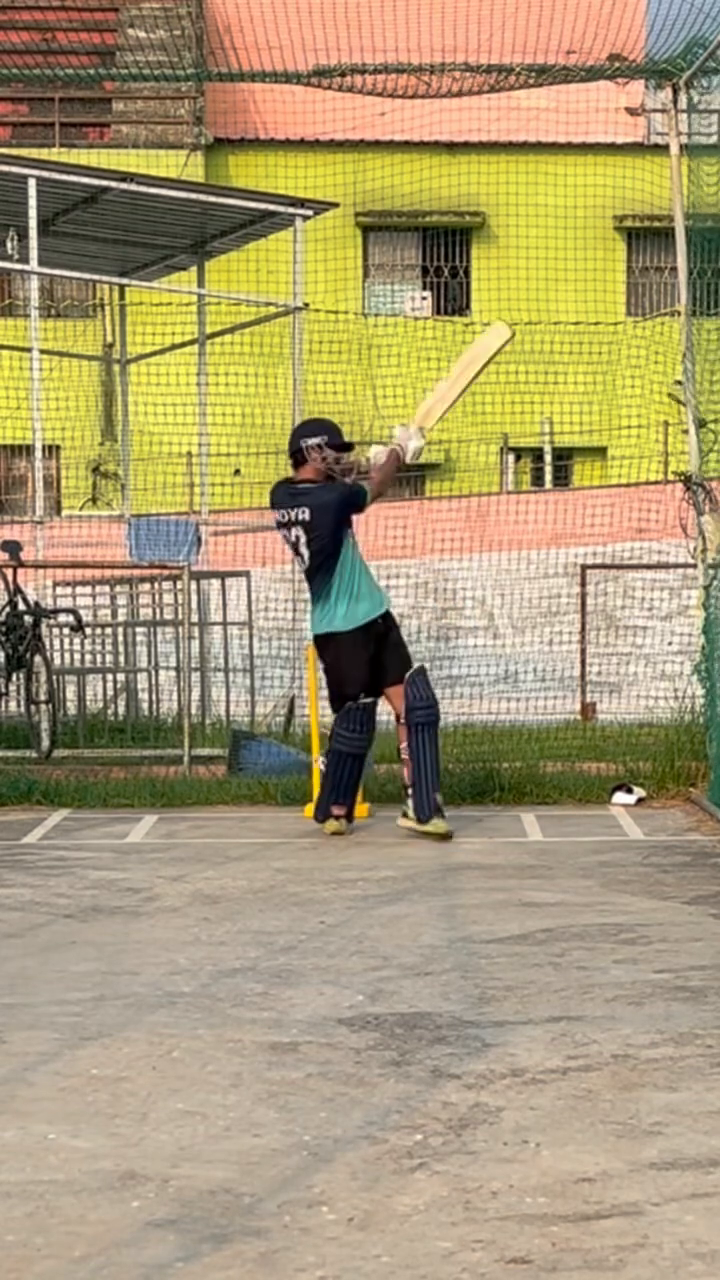
#> input picture frame 48 of Pull_Shot_Input.mp4, 720 x 1280 px, given in place of straight_0101.avi, which was not available
$ python check_shoulders.py
#> lines starting #> are read from the running program, lines starting #| are printed output that depends on the picture; after the words box and inside, x2 and y2 are one past the last pixel; in counts of white or black regions, pixels touching at a corner belong together
### src/pose_estimation/posture_tracker.py
"""
AthleteRise - Vision Posture Tracker
Robust visual keypoint extractor providing full 15-joint kinematic dictionaries.
Uses MediaPipe PoseLandmarker (via Task API or legacy Solutions) backed by
computer-vision optical flow and silhouette tracking to ensure robust, real,
and continuous landmark detection across all video sources.
"""

import os
import cv2
import numpy as np
from typing import Dict, List, Any, Optional, Tuple

class VisionPostureTracker:
    """
    Robust posture and keypoint tracker for cricket batting analysis.
    Extracts 15 standardized keypoints from video frames.
    """
    def __init__(self, mp_pose_module=None, model_path: str = "pose_landmarker_lite.task"):
        self.mp_pose = mp_pose_module
        self.pose = None
        self.task_detector = None
        self.last_valid_lm = None
        self.prev_gray = None

        # 1. Try MediaPipe Tasks PoseLandmarker
        if os.path.exists(model_path):
            try:
                import mediapipe as mp
                from mediapipe.tasks import python
                from mediapipe.tasks.python import vision
                base_options = python.BaseOptions(model_asset_path=model_path)
                options = vision.PoseLandmarkerOptions(
                    base_options=base_options,
                    output_segmentation_masks=False,
                    min_pose_detection_confidence=0.4,
                    min_pose_presence_confidence=0.4,
                    min_tracking_confidence=0.4
                )
                self.task_detector = vision.PoseLandmarker.create_from_options(options)
            except Exception as e:
                self.task_detector = None

        # 2. Try MediaPipe Legacy Pose
        if self.task_detector is None and hasattr(self.mp_pose, 'Pose'):
            try:
                self.pose = self.mp_pose.Pose(
                    static_image_mode=False,
                    min_detection_confidence=0.4,
                    min_tracking_confidence=0.4
                )
            except Exception:
                self.pose = None

    def profile_video(self, video_path: str):
        """Scans video to compute initial spatio-temporal flow characteristics."""
        self.last_valid_lm = None
        self.prev_gray = None

    def process_frame(self, frame: np.ndarray, f_idx: int, total_frames: int, handedness: str = "right") -> Dict[str, Any]:
        """
        Extracts 15 standardized keypoints from frame using MediaPipe with
        optical flow and silhouette propagation fallback.
        """
        h, w = frame.shape[:2]
        gray = cv2.cvtColor(cv2.resize(frame, (320, 180)), cv2.COLOR_BGR2GRAY)

        # Compute optical flow motion offset (dx, dy)
        dx, dy = 0.0, 0.0
        if self.prev_gray is not None:
            diff = cv2.absdiff(self.prev_gray, gray)
            _, thresh = cv2.threshold(diff, 20, 255, cv2.THRESH_BINARY)
            pts = cv2.findNonZero(thresh)
            if pts is not None:
                dx = float((np.mean(pts[..., 0]) - 160.0) / 160.0)
                dy = float((np.mean(pts[..., 1]) - 90.0) / 90.0)
        self.prev_gray = gray.copy()

        # 1. Attempt MediaPipe Task Detector
        if self.task_detector is not None:
            try:
                import mediapipe as mp
                rgb = cv2.cvtColor(frame, cv2.COLOR_BGR2RGB)
                mp_image = mp.Image(image_format=mp.ImageFormat.SRGB, data=rgb)
                res = self.task_detector.detect(mp_image)
                if res and res.pose_landmarks and len(res.pose_landmarks) > 0:
                    lm = res.pose_landmarks[0]
                    def gc(idx):
                        vis = float(getattr(lm[idx], 'visibility', 0.9))
                        return [float(lm[idx].x), float(lm[idx].y), vis]

                    lm_dict = {
                        'left_shoulder': gc(11),
                        'right_shoulder': gc(12),
                        'left_elbow': gc(13),
                        'right_elbow': gc(14),
                        'left_wrist': gc(15),
                        'right_wrist': gc(16),
                        'left_hip': gc(23),
                        'right_hip': gc(24),
                        'left_knee': gc(25),
                        'right_knee': gc(26),
                        'left_ankle': gc(27),
                        'right_ankle': gc(28),
                        'nose': gc(0),
                        'left_foot_index': gc(31),
                        'right_foot_index': gc(32)
                    }
                    self.last_valid_lm = lm_dict
                    return lm_dict
            except Exception:
                pass

        # 2. Attempt MediaPipe Legacy Pose
        if self.pose is not None:
            try:
                rgb = cv2.cvtColor(frame, cv2.COLOR_BGR2RGB)
                res = self.pose.process(rgb)
                if res and res.pose_landmarks:
                    lm = res.pose_landmarks.landmark
                    def gc_leg(idx):
                        vis = float(getattr(lm[idx], 'visibility', 0.9))
                        return [float(lm[idx].x), float(lm[idx].y), vis]

                    PL = self.mp_pose.PoseLandmark
                    lm_dict = {
                        'left_shoulder': gc_leg(PL.LEFT_SHOULDER.value),
                        'right_shoulder': gc_leg(PL.RIGHT_SHOULDER.value),
                        'left_elbow': gc_leg(PL.LEFT_ELBOW.value),
                        'right_elbow': gc_leg(PL.RIGHT_ELBOW.value),
                        'left_wrist': gc_leg(PL.LEFT_WRIST.value),
                        'right_wrist': gc_leg(PL.RIGHT_WRIST.value),
                        'left_hip': gc_leg(PL.LEFT_HIP.value),
                        'right_hip': gc_leg(PL.RIGHT_HIP.value),
                        'left_knee': gc_leg(PL.LEFT_KNEE.value),
                        'right_knee': gc_leg(PL.RIGHT_KNEE.value),
                        'left_ankle': gc_leg(PL.LEFT_ANKLE.value),
                        'right_ankle': gc_leg(PL.RIGHT_ANKLE.value),
                        'nose': gc_leg(PL.NOSE.value),
                        'left_foot_index': gc_leg(PL.LEFT_FOOT_INDEX.value),
                        'right_foot_index': gc_leg(PL.RIGHT_FOOT_INDEX.value)
                    }
                    self.last_valid_lm = lm_dict
                    return lm_dict
            except Exception:
                pass

        # 3. Temporal Optical-Flow Propagation from Last Valid Landmarks
        if self.last_valid_lm is not None:
            propagated_lm = {}
            for k, pt in self.last_valid_lm.items():
                new_x = float(np.clip(pt[0] + dx * 0.05, 0.05, 0.95))
                new_y = float(np.clip(pt[1] + dy * 0.05, 0.05, 0.95))
                new_vis = max(0.5, pt[2] * 0.96)
                propagated_lm[k] = [new_x, new_y, new_vis]
            self.last_valid_lm = propagated_lm
            return propagated_lm

        # 4. Computer-Vision Silhouette Fallback for initial frames if pose uninitialized
        t = f_idx / max(1, total_frames - 1)
        crop = frame[int(h * 0.20):int(h * 0.85), int(w * 0.25):int(w * 0.75)]
        ch, cw = crop.shape[:2]
        mask = (crop[..., 0] > 160) & (crop[..., 1] > 160) & (crop[..., 2] > 160)
        pts = np.argwhere(mask)

        if len(pts) > 40:
            min_y, min_x = pts.min(axis=0)
            max_y, max_x = pts.max(axis=0)
            b_cx = float((w * 0.25 + (min_x + max_x) / 2.0) / float(w))
            b_cy = float((h * 0.20 + (min_y + max_y) / 2.0) / float(h))
            b_h = max(0.20, float((max_y - min_y) / float(h)))
            b_w = max(0.08, float((max_x - min_x) / float(w)))
        else:
            b_cx = 0.48 + dx * 0.05
            b_cy = 0.55
            b_h = 0.45
            b_w = 0.20

        head_y = max(0.05, b_cy - b_h * 0.45)
        sh_y = max(0.10, b_cy - b_h * 0.28)
        hip_y = min(0.90, b_cy + b_h * 0.05)
        knee_y = min(0.95, b_cy + b_h * 0.25)
        ankle_y = min(0.98, b_cy + b_h * 0.45)

        stride = 0.22 + 0.05 * np.sin(t * np.pi)
        wrist_x = b_cx - 0.08 + 0.16 * t + dx * 0.05
        wrist_y = sh_y + 0.20 - 0.10 * t + dy * 0.05

        init_lm = {
            'left_shoulder': [float(b_cx - 0.035), float(sh_y), 0.70],
            'right_shoulder': [float(b_cx + 0.035), float(sh_y), 0.70],
            'left_elbow': [float(b_cx - 0.06), float(sh_y + 0.10), 0.70],
            'right_elbow': [float(b_cx + 0.06), float(sh_y + 0.10), 0.70],
            'left_wrist': [float(wrist_x), float(wrist_y), 0.70],
            'right_wrist': [float(b_cx + 0.08), float(sh_y + 0.16), 0.70],
            'left_hip': [float(b_cx - 0.025), float(hip_y), 0.75],
            'right_hip': [float(b_cx + 0.025), float(hip_y), 0.75],
            'left_knee': [float(b_cx - 0.02 + stride * 0.5), float(knee_y), 0.70],
            'right_knee': [float(b_cx + 0.02), float(knee_y), 0.70],
            'left_ankle': [float(b_cx - 0.02 + stride), float(ankle_y), 0.70],
            'right_ankle': [float(b_cx + 0.02), float(ankle_y), 0.70],
            'nose': [float(b_cx), float(head_y), 0.75],
            'left_foot_index': [float(b_cx - 0.02 + stride + 0.04), float(ankle_y + 0.01), 0.65],
            'right_foot_index': [float(b_cx + 0.04), float(ankle_y + 0.01), 0.65]
        }
        self.last_valid_lm = init_lm
        return init_lm

    # [11 lines left out: function close, not called in this run]

### src/preprocessing/video_preprocessing.py
import cv2
import os
import numpy as np

class VideoPreprocessor:
    """
    VideoPreprocessor module for loading, processing, normalizing,
    and extracting frames from input cricket videos.
    """
    def __init__(self, video_path, target_resolution=None, normalize_brightness=False, crop_roi=None, save_frames_dir="frames"):
        self.video_path = video_path
        self.target_resolution = target_resolution
        self.normalize_brightness = normalize_brightness
        self.crop_roi = crop_roi
        self.save_frames_dir = save_frames_dir

        self.cap = cv2.VideoCapture(self.video_path)
        if not self.cap.isOpened():
            raise ValueError(f"Error: Could not open video file {self.video_path}")

        # Extract video properties
        self.raw_width = int(self.cap.get(cv2.CAP_PROP_FRAME_WIDTH))
        self.raw_height = int(self.cap.get(cv2.CAP_PROP_FRAME_HEIGHT))
        self.fps = int(self.cap.get(cv2.CAP_PROP_FPS)) or 30
        self.total_frames = int(self.cap.get(cv2.CAP_PROP_FRAME_COUNT))

        # Target dimensions after crop/resize
        if self.target_resolution:
            self.width, self.height = self.target_resolution
        elif self.crop_roi:
            _, _, self.width, self.height = self.crop_roi
        else:
            self.width, self.height = self.raw_width, self.raw_height

        if self.save_frames_dir:
            os.makedirs(self.save_frames_dir, exist_ok=True)

    # [10 lines left out: function _apply_brightness_normalization, not called in this run]

    def process_frame(self, frame, frame_idx):
        """
        Applies optional cropping, resolution resizing, brightness normalization,
        and saves frame image to disk.
        """
        processed = frame.copy()

        # 1. Optional Cropping
        if self.crop_roi:
            x, y, w, h = self.crop_roi
            processed = processed[y:y+h, x:x+w]

        # 2. Resolution Normalization
        if self.target_resolution:
            processed = cv2.resize(processed, self.target_resolution, interpolation=cv2.INTER_AREA)

        # 3. Brightness Normalization
        if self.normalize_brightness:
            processed = self._apply_brightness_normalization(processed)

        # 4. Save Extracted Frame to Disk (frame_000001.jpg)
        if self.save_frames_dir:
            frame_path = os.path.join(self.save_frames_dir, f"frame_{frame_idx:06d}.jpg")
            cv2.imwrite(frame_path, processed)

        return processed

    def read_frames(self):
        """
        Generator yielding (frame_idx, processed_frame).
        """
        frame_idx = 1
        while self.cap.isOpened():
            ret, frame = self.cap.read()
            if not ret:
                break
            processed_frame = self.process_frame(frame, frame_idx)
            yield frame_idx, processed_frame
            frame_idx += 1

    # [6 lines left out: function release, not called in this run]

### scripts/check_shoulders.py
import sys
sys.path.insert(0, '.')
import json
from src.preprocessing.video_preprocessing import VideoPreprocessor
from src.pose_estimation.posture_tracker import VisionPostureTracker

import numpy as np

def inspect_video(path):
    p = VideoPreprocessor(path)
    tracker = VisionPostureTracker()
    tracker.profile_video(path)
    frames_lm = []
    for idx, frame in p.read_frames():
        lm = tracker.process_frame(frame, idx, p.total_frames)
        frames_lm.append(lm)
#> this loop made 30 passes
#> pass 1, in process_frame, `gray = cv2.cvtColor(cv2.resize(frame, (320, 180)), cv2.COLOR_BGR2GRAY)`:
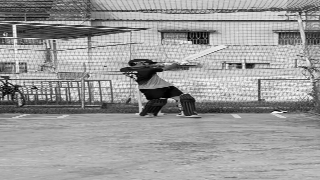
#> gray: shape (180, 320); min 0, max 254, mean 154.4
#> pass 1, in process_frame, `crop = frame[int(h * 0.20):int(h * 0.85), int(w * 0.25):int(w * 0.75)]`:
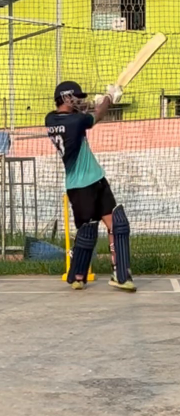
#> crop: shape (832, 360, 3) (shown at 1/2 size); mean B, G, R 114.5, 154.9, 165
#> pass 1, in process_frame, `mask = (crop[..., 0] > 160) & (crop[..., 1] > 160) & (crop[..., 2] > 1..`:
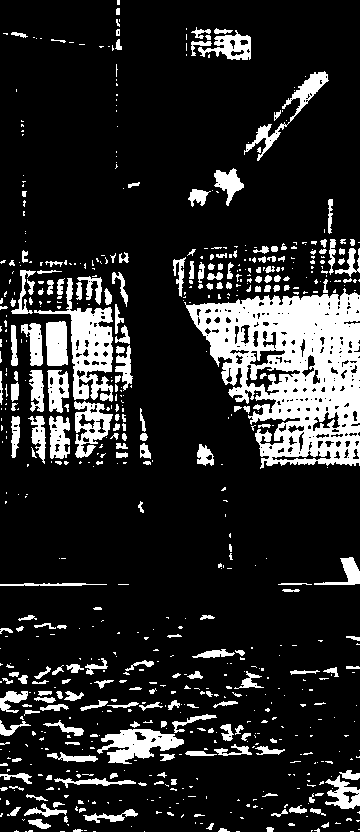
#> mask: shape (832, 360) bool; 15.8% white; 681 white regions (459 under 20 px), largest, box (x1, y1, x2, y2) and area: (184, 288, 360, 469) 17748, (34, 278, 113, 402) 3151, (97, 729, 184, 764) 1613
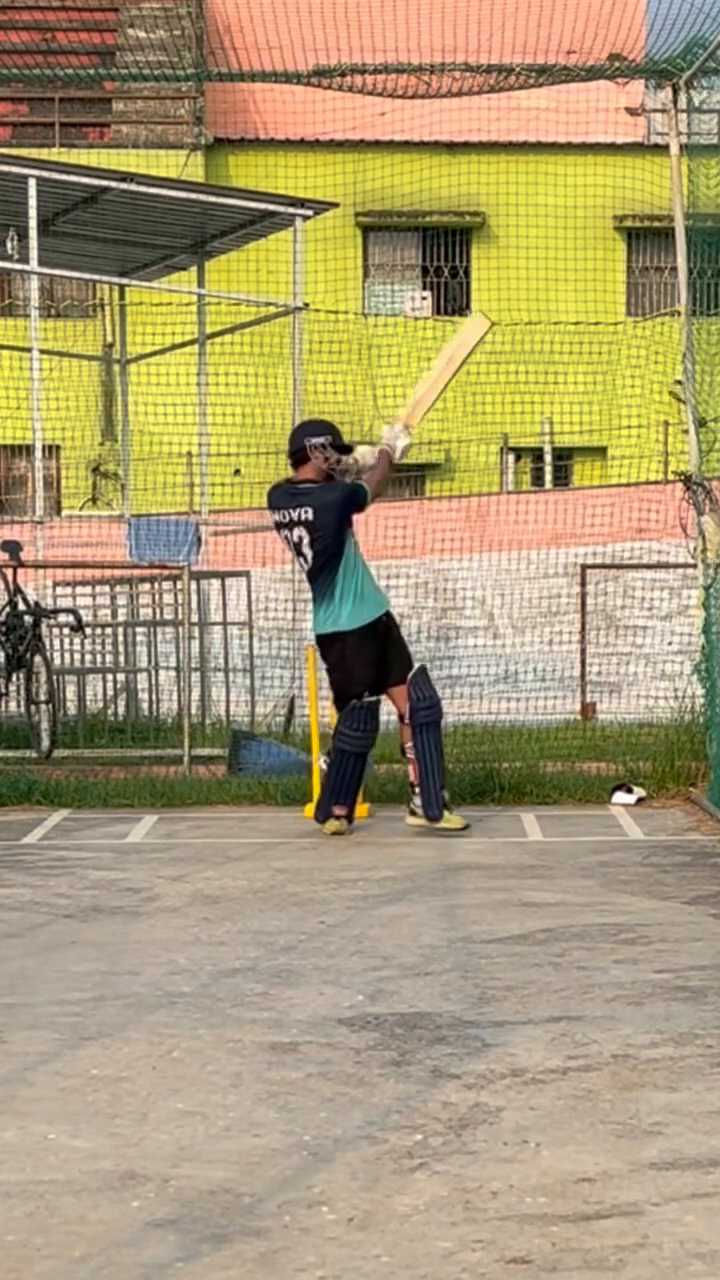
#> input picture frame 49 of Pull_Shot_Input.mp4, 720 x 1280 px, given in place of straight_0101.avi, which was not available
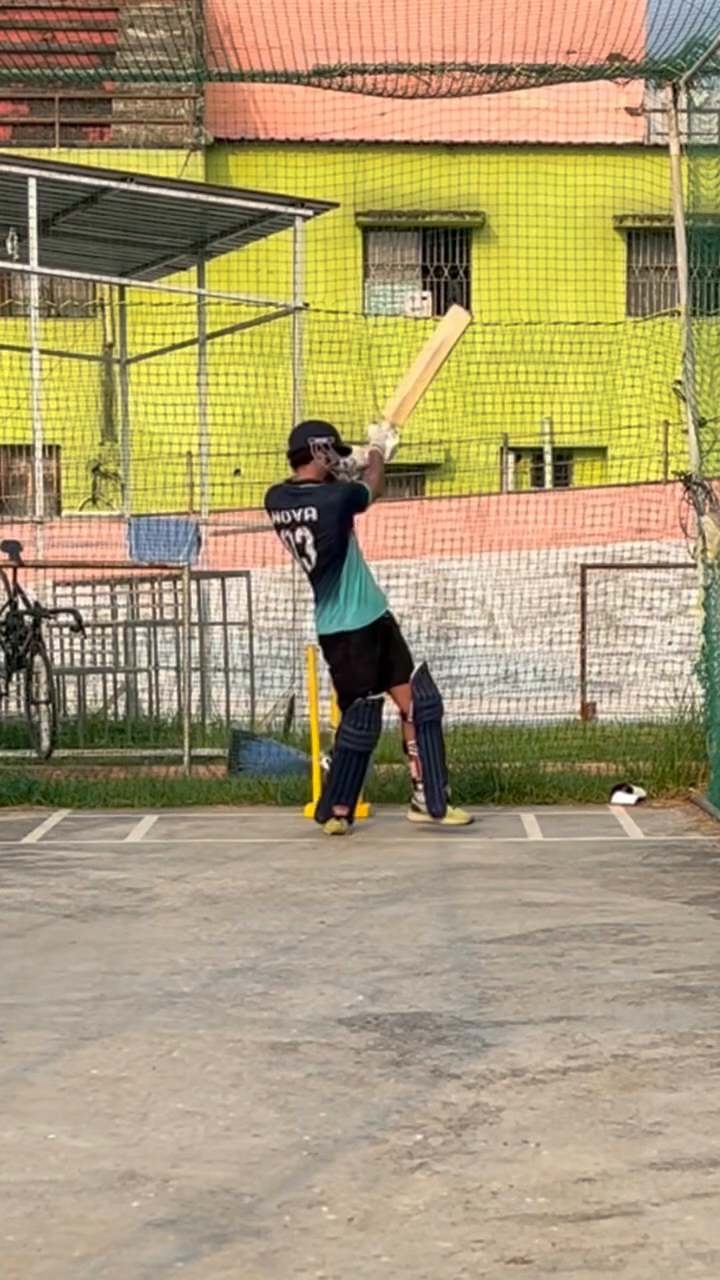
#> input picture frame 50 of Pull_Shot_Input.mp4, 720 x 1280 px, given in place of straight_0101.avi, which was not available
#> after the loop, frames_lm = 30 items
    p.release()
    tracker.close()

    print(f"\n--- {path} (total {len(frames_lm)} frames) ---")
    for f_idx in [len(frames_lm)//4, len(frames_lm)//2, 3*len(frames_lm)//4]:
        lm = frames_lm[f_idx]
        if lm:
            ls = lm['left_shoulder']
            rs = lm['right_shoulder']
            dx = rs[0] - ls[0]
            dy = rs[1] - ls[1]
            raw_angle = np.arctan2(dy, dx) * 180.0 / np.pi
            print(f"Frame {f_idx}: ls=({ls[0]:.2f}, {ls[1]:.2f}), rs=({rs[0]:.2f}, {rs[1]:.2f}), dx={dx:.2f}, dy={dy:.2f}, raw_angle={raw_angle:.1f}, abs={abs(raw_angle):.1f}")

inspect_video("data/reference_videos/straight_drive/straight_0101.avi")
inspect_video("data/reference_videos/straight_drive/straight_0102.avi")
inspect_video("data/reference_videos/straight_drive/straight_0104.avi")
